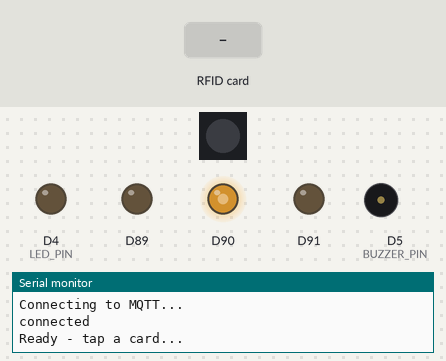
The sketch below on a simulated Arduino MKR. On the bench: 1 RGB LEDs in strip order, left to right, output pins drawn as LEDs (lit = HIGH), buzzer (waves = sounding), the last lines printed to the serial monitor. The inputs (shaded band) are chosen by the test bench. Dim RGB values are drawn brighter than linear; WiFi joins after 1.5 s; servers stay silent unless stated; no MQTT or app messages arrive unless stated.

Above: at 5.7 s.
5.8 s: RFID card 5E 7A 19 C4 held to the reader
At 7.7 s:
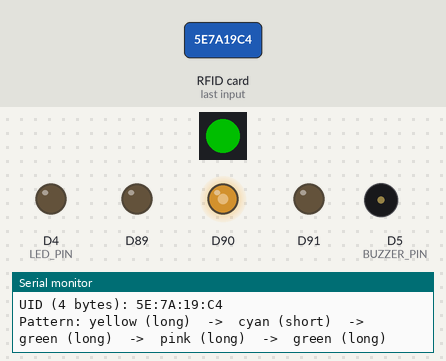
At 8.4 s:
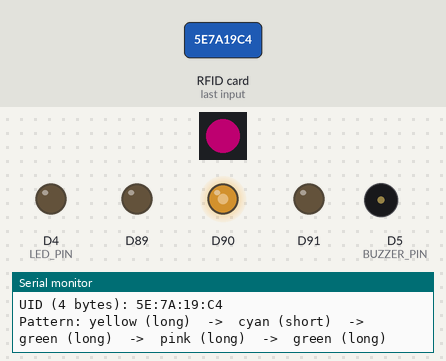
Timing chart, 0 to 10.8 s (numbered marks = the images above; inputs shaded):
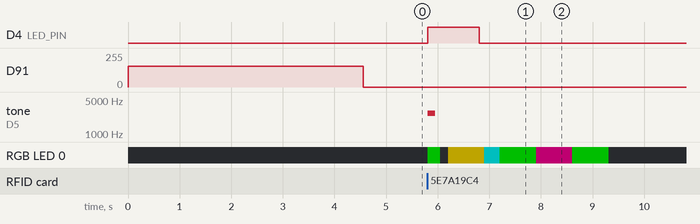

Measured:
- after the input at 5.8 s, D4 (LED_PIN): LOW → HIGH at once, → LOW 1.0 s later; tone on D5 (BUZZER_PIN): silent → 2700 Hz at once, → silent 0.15 s later; RGB LED 0: off → RGB(0, 80, 0) at once, → off 0.25 s later, → RGB(80, 69, 0) 0.15 s later, → RGB(0, 80, 80) 0.70 s later, … (8 changes in this stretch)

The sketch:

rfid_vespera.ino
```cpp
// RFID -> light pattern (NeoPixel + Vespera over MQTT)
// Arduino MKR WiFi 1010 + PN532 (I2C) + buzzer + green LED + NeoPixel LED
// Wi-Fi/MQTT parts based on the CASA0014 "mkr1010_mqtt_simple" sketch.
//
// Each tap:
//   1. beep + green LED on pin 4
//   2. NeoPixel flashes green quickly ("card read")
//   3. the card's unique colour pattern plays on the NeoPixel
//      (and on the Vespera too, if Wi-Fi + MQTT are connected)
//
// Works without Wi-Fi/MQTT: the reader, buzzer and LEDs keep working,
// and it quietly retries the connection in the background.
//
// Wiring:
//   PN532 (DIP 1 ON, 2 OFF = I2C): GND-GND, VCC-VCC, SDA-11, SCL-12
//   Buzzer:    + (or S) -> pin 5,  - -> GND
//   Green LED: pin 4 -> 220 ohm resistor -> long leg,  short leg -> GND
//   NeoPixel:  DIN -> pin 6,  5V -> 5V,  GND -> GND
//
// Libraries: Adafruit PN532, Adafruit NeoPixel, PubSubClient, WiFiNINA

#include <SPI.h>
#include <Wire.h>
#include <WiFiNINA.h>
#include <PubSubClient.h>
#include <Adafruit_PN532.h>
#include <Adafruit_NeoPixel.h>
#include <utility/wifi_drv.h>   // onboard RGB status LED
#include "arduino_secrets.h"

// ---------- Wi-Fi on/off ----------
// true  = try to connect to Wi-Fi + MQTT (on campus)
// false = skip Wi-Fi completely (at home) - starts instantly, no pauses
const bool WIFI_ENABLED = true;
const unsigned long WIFI_RETRY_MS = 60000;   // when offline, retry Wi-Fi every 60 s
const unsigned long MQTT_RETRY_MS = 10000;   // when Wi-Fi is up, retry MQTT every 10 s

// ---------- Wi-Fi / MQTT (same as the workshop sketch) ----------
const char* ssid          = SECRET_SSID;
const char* password      = SECRET_PASS;
const char* mqtt_username = SECRET_MQTTUSER;
const char* mqtt_password = SECRET_MQTTPASS;
const char* mqtt_server   = "mqtt.cetools.org";
const int   mqtt_port     = 1884;

WiFiClient wifiClient;
PubSubClient mqttClient(wifiClient);

String lightId    = "21";   // your Vespera number
String mqtt_topic = "student/CASA0014/luminaire/" + lightId;
String clientId   = "";

// Vespera: 72 LEDs x 3 bytes (R, G, B)
const int num_leds     = 72;
const int payload_size = num_leds * 3;
byte RGBpayload[payload_size];

unsigned long lastConnectAttempt = 0;

// ---------- Pins ----------
const uint8_t PN532_IRQ   = 2;   // placeholders, not wired
const uint8_t PN532_RESET = 3;
const uint8_t LED_PIN     = 4;   // plain green LED
const uint8_t BUZZER_PIN  = 5;
const uint8_t PIXEL_PIN   = 6;   // NeoPixel DIN

// ---------- NeoPixel settings ----------
const uint16_t NUM_PIXELS       = 1;    // change if your LED has more than one pixel
const uint8_t  PIXEL_BRIGHTNESS = 80;   // 0-255

Adafruit_NeoPixel pixels(NUM_PIXELS, PIXEL_PIN, NEO_GRB + NEO_KHZ800);

// ---------- Buzzer settings ----------
const bool     ACTIVE_BUZZER = false;  // true = active buzzer, false = passive
const uint16_t BUZZER_FREQ   = 2700;   // passive only: loudest frequency from the test
const uint16_t BEEP_MS       = 150;    // beep length in milliseconds

Adafruit_PN532 nfc(PN532_IRQ, PN532_RESET);

// ---------- Tap detection ----------
uint8_t lastUid[10];
uint8_t lastLen = 0;
unsigned long lastSeen = 0;
const unsigned long SAME_TAP_MS = 1500;   // card gone this long = new tap

// ---------- Green LED (pin 4) timing ----------
const unsigned long LED_ON_MS = 1000;
unsigned long ledOnSince = 0;
bool ledOn = false;

// ---------- Pattern settings ----------
struct Colour { const char* name; uint8_t r, g, b; };

const Colour PALETTE[] = {
  {"red",    255,   0,   0},
  {"orange", 255, 100,   0},
  {"yellow", 255, 220,   0},
  {"green",    0, 255,   0},
  {"cyan",     0, 255, 255},
  {"blue",     0,   0, 255},
  {"purple", 150,   0, 255},
  {"pink",   255,   0, 150},
};
const uint8_t PALETTE_SIZE = sizeof(PALETTE) / sizeof(PALETTE[0]);

const uint8_t  PATTERN_STEPS = 5;     // how many colours in a pattern
const uint16_t SHORT_MS = 300;        // short step length
const uint16_t LONG_MS  = 700;        // long step length

const uint16_t ACK_MS = 250;          // quick green "card read" flash on the NeoPixel
const uint16_t GAP_MS = 150;          // dark pause between the green flash and the pattern

struct Step {
  uint8_t  colour;   // index into PALETTE
  uint16_t ms;       // how long to show it
};

// ---------- Playback state ----------
// phase: 0 = idle, 1 = green flash, 2 = gap, 3 = playing pattern steps
Step pattern[PATTERN_STEPS];
uint8_t phase = 0;
uint8_t stepIndex = 0;
unsigned long phaseStarted = 0;

// =====================================================================

void setup() {
  Serial.begin(115200);
  while (!Serial && millis() < 3000) {}
  Serial.println(F("Starting RFID -> light pattern..."));

  pinMode(BUZZER_PIN, OUTPUT);
  digitalWrite(BUZZER_PIN, LOW);
  pinMode(LED_PIN, OUTPUT);
  digitalWrite(LED_PIN, LOW);

  pixels.begin();
  pixels.setBrightness(PIXEL_BRIGHTNESS);
  pixels.clear();
  pixels.show();

  // Onboard RGB status LED (blue = connecting, green = connected, red = offline)
  WiFiDrv::pinMode(25, OUTPUT);
  WiFiDrv::pinMode(26, OUTPUT);
  WiFiDrv::pinMode(27, OUTPUT);
  LedRed();

  // RFID reader
  nfc.begin();
  uint32_t versiondata = 0;
  for (int i = 0; i < 5 && !versiondata; i++) {
    versiondata = nfc.getFirmwareVersion();
    if (!versiondata) delay(200);
  }
  if (!versiondata) {
    Serial.println(F("PN532 not found - check wiring and DIP switches (1 ON, 2 OFF)"));
    while (true) {}
  }
  Serial.print(F("Found PN5"));
  Serial.println((versiondata >> 24) & 0xFF, HEX);
  nfc.SAMConfig();

  // MQTT setup (doesn't connect yet)
  byte mac[6];
  WiFi.macAddress(mac);
  char macStr[18];
  snprintf(macStr, sizeof(macStr), "%02X%02X%02X%02X%02X%02X",
           mac[5], mac[4], mac[3], mac[2], mac[1], mac[0]);
  clientId = "MKR1010_RFID_" + String(macStr);
  mqttClient.setServer(mqtt_server, mqtt_port);
  mqttClient.setBufferSize(512);
  mqttClient.setKeepAlive(30);

  if (WIFI_ENABLED) {
    Serial.print(F("Vespera topic: "));
    Serial.println(mqtt_topic);
    maintainConnection();          // first attempt
  } else {
    Serial.println(F("Wi-Fi disabled - running offline"));
  }

  Serial.println(F("Ready - tap a card..."));
}

void loop() {
  maintainConnection();
  if (mqttClient.connected()) mqttClient.loop();

  updateGreenLed();
  updatePlayback();

  // Ignore the reader while a pattern is playing
  if (phase != 0) return;

  uint8_t uid[10];
  uint8_t uidLength;

  // Short timeout so the loop keeps running
  if (!nfc.readPassiveTargetID(PN532_MIFARE_ISO14443A, uid, &uidLength, 100)) {
    return;   // no card this time
  }

  bool sameCard  = (uidLength == lastLen) && memcmp(uid, lastUid, uidLength) == 0;
  bool stillHeld = (millis() - lastSeen) < SAME_TAP_MS;
  lastSeen = millis();

  if (sameCard && stillHeld) {
    delay(100);
    return;   // same card still sitting on the reader - ignore
  }

  // ----- New tap -----
  memcpy(lastUid, uid, uidLength);
  lastLen = uidLength;

  greenOn();
  setPixels(0, 255, 0);     // quick green "card read" flash on the NeoPixel
  beep();

  printUid(uid, uidLength);
  makePattern(uid, uidLength, pattern);
  printPattern(pattern);

  phase = 1;
  phaseStarted = millis();
}

// =====================================================================
// Connection handling - never blocks the reader for long when offline

void maintainConnection() {
  if (!WIFI_ENABLED) return;
  if (WiFi.status() == WL_CONNECTED && mqttClient.connected()) return;

  bool wifiUp = (WiFi.status() == WL_CONNECTED);
  unsigned long wait = wifiUp ? MQTT_RETRY_MS : WIFI_RETRY_MS;
  if (lastConnectAttempt != 0 && millis() - lastConnectAttempt < wait) return;
  lastConnectAttempt = millis();

  if (!wifiUp) {
    startWifi();
  }
  if (WiFi.status() == WL_CONNECTED && !mqttClient.connected()) {
    reconnectMQTT();
  }
  if (!mqttClient.connected()) {
    Serial.println(F("Offline - reader still works, will retry later"));
  }
}

// =====================================================================
// Pattern generation

// Mix the UID bytes into one 32-bit number (FNV-1a hash)
uint32_t fnv1a(const uint8_t* data, uint8_t len) {
  uint32_t h = 2166136261UL;
  for (uint8_t i = 0; i < len; i++) {
    h ^= data[i];
    h *= 16777619UL;
  }
  return h;
}

// Simple repeatable random number generator (xorshift)
uint32_t nextRandom(uint32_t &state) {
  state ^= state << 13;
  state ^= state >> 17;
  state ^= state << 5;
  return state;
}

// Build the pattern for a card - same UID always gives the same pattern
void makePattern(const uint8_t* uid, uint8_t len, Step* out) {
  uint32_t state = fnv1a(uid, len);
  if (state == 0) state = 1;   // generator can't start at 0

  uint8_t prev = 255;
  for (uint8_t i = 0; i < PATTERN_STEPS; i++) {
    uint8_t c;
    do {
      c = nextRandom(state) % PALETTE_SIZE;
    } while (c == prev);       // never the same colour twice in a row
    prev = c;

    out[i].colour = c;
    out[i].ms = ((nextRandom(state) >> 16) & 1) ? LONG_MS : SHORT_MS;
  }
}

// =====================================================================
// Playback (non-blocking): green flash -> gap -> pattern steps -> off

void showStep(uint8_t i) {
  const Colour& c = PALETTE[pattern[i].colour];
  setPixels(c.r, c.g, c.b);
  send_colour_to_all(c.r, c.g, c.b);
  phaseStarted = millis();
}

void updatePlayback() {
  if (phase == 0) return;
  unsigned long elapsed = millis() - phaseStarted;

  if (phase == 1) {                       // green flash
    if (elapsed < ACK_MS) return;
    setPixels(0, 0, 0);
    phase = 2;
    phaseStarted = millis();
  } else if (phase == 2) {                // short dark gap
    if (elapsed < GAP_MS) return;
    phase = 3;
    stepIndex = 0;
    showStep(0);
  } else if (phase == 3) {                // pattern steps
    if (elapsed < pattern[stepIndex].ms) return;
    stepIndex++;
    if (stepIndex < PATTERN_STEPS) {
      showStep(stepIndex);
    } else {
      setPixels(0, 0, 0);
      send_all_off();
      phase = 0;
      lastSeen = millis();   // a card still on the reader won't retrigger straight away
      Serial.println(F("Pattern finished"));
    }
  }
}

// Set every pixel of the local NeoPixel LED to one colour
void setPixels(uint8_t r, uint8_t g, uint8_t b) {
  for (uint16_t i = 0; i < NUM_PIXELS; i++) {
    pixels.setPixelColor(i, pixels.Color(r, g, b));
  }
  pixels.show();
}

// Sets all 72 Vespera LEDs to (r, g, b) - silently skipped when offline
void send_colour_to_all(int r, int g, int b) {
  if (!mqttClient.connected()) return;
  for (int pixel = 0; pixel < num_leds; pixel++) {
    RGBpayload[pixel * 3 + 0] = (byte)constrain(r, 0, 255);
    RGBpayload[pixel * 3 + 1] = (byte)constrain(g, 0, 255);
    RGBpayload[pixel * 3 + 2] = (byte)constrain(b, 0, 255);
  }
  mqttClient.publish(mqtt_topic.c_str(), RGBpayload, payload_size);
}

// Turns all 72 Vespera LEDs off
void send_all_off() {
  send_colour_to_all(0, 0, 0);
}

// =====================================================================
// Buzzer, green LED, printing

void beep() {
  if (ACTIVE_BUZZER) {
    digitalWrite(BUZZER_PIN, HIGH);
    delay(BEEP_MS);
    digitalWrite(BUZZER_PIN, LOW);
  } else {
    tone(BUZZER_PIN, BUZZER_FREQ, BEEP_MS);
  }
}

void greenOn() {
  digitalWrite(LED_PIN, HIGH);
  ledOn = true;
  ledOnSince = millis();
}

void updateGreenLed() {
  if (ledOn && millis() - ledOnSince >= LED_ON_MS) {
    digitalWrite(LED_PIN, LOW);
    ledOn = false;
  }
}

void printUid(const uint8_t* uid, uint8_t len) {
  Serial.print(F("UID ("));
  Serial.print(len);
  Serial.print(F(" bytes): "));
  for (uint8_t i = 0; i < len; i++) {
    if (uid[i] < 0x10) Serial.print('0');
    Serial.print(uid[i], HEX);
    if (i < len - 1) Serial.print(':');
  }
  Serial.println();
}

void printPattern(const Step* p) {
  Serial.print(F("Pattern: "));
  for (uint8_t i = 0; i < PATTERN_STEPS; i++) {
    Serial.print(PALETTE[p[i].colour].name);
    Serial.print(p[i].ms == LONG_MS ? " (long)" : " (short)");
    if (i < PATTERN_STEPS - 1) Serial.print(F("  ->  "));
  }
  Serial.println();
}
```

RGBLED.ino
```cpp
void toggleRGB() {
  // Red
  WiFiDrv::analogWrite(25, 255);
  WiFiDrv::analogWrite(26, 0);
  WiFiDrv::analogWrite(27, 0);
  delay(1000);

  // Green
  WiFiDrv::analogWrite(25, 0);
  WiFiDrv::analogWrite(26, 255);
  WiFiDrv::analogWrite(27, 0);
  delay(1000);

  // Blue
  WiFiDrv::analogWrite(25, 0);
  WiFiDrv::analogWrite(26, 0);
  WiFiDrv::analogWrite(27, 255);
  delay(1000);

  // Off
  WiFiDrv::analogWrite(25, 0);
  WiFiDrv::analogWrite(26, 0);
  WiFiDrv::analogWrite(27, 0);
  delay(1000);
}

void LedRed() {
  WiFiDrv::analogWrite(25, 155);
  WiFiDrv::analogWrite(26, 0);
  WiFiDrv::analogWrite(27, 0);
}

void LedGreen() {
  WiFiDrv::analogWrite(25, 0);
  WiFiDrv::analogWrite(26, 155);
  WiFiDrv::analogWrite(27, 0);
}

void LedBlue() {
  WiFiDrv::analogWrite(25, 0);
  WiFiDrv::analogWrite(26, 0);
  WiFiDrv::analogWrite(27, 155);
}
```

connections.ino
```cpp
// Connect wifi and print setup info
void startWifi() {
  LedBlue(); // Show Blue LED when looking for wifi
  Serial.print(F("Connecting to WiFi: "));
  Serial.println(ssid);

  // Check if the WiFi module is present
  if (WiFi.status() == WL_NO_MODULE) {
    Serial.println(F("Communication with WiFi module failed!"));
    while (true)
      ;
  }

  // Attempt to connect to WiFi network (non-infinite loop to prevent lockup)
  int attempts = 0;
  while (WiFi.status() != WL_CONNECTED && attempts < 5) {
    WiFi.begin(ssid, password);
    Serial.print(F("."));
    delay(3000);
    attempts++;
  }

  if (WiFi.status() == WL_CONNECTED) {
    Serial.println(F("\nWiFi connected!"));
    Serial.print(F("IP address: "));
    Serial.println(WiFi.localIP());
    LedGreen(); // Green for connected
  } else {
    Serial.println(F("\nWiFi connection failed, will retry in loop."));
    LedRed();
  }
}

// Handle reconnects to MQTT broker
void reconnectMQTT() {
  LedBlue();
  wifiClient.stop(); // Clean stale socket state before reconnecting

  if (!mqttClient.connected()) {
    Serial.println(F("Connecting to MQTT..."));
    if (mqttClient.connect(clientId.c_str(), mqtt_username, mqtt_password)) {
      Serial.println(F("connected"));
      LedGreen();
      // NOTE: As a pure publisher, do NOT subscribe to mqtt_topic to avoid echo traffic doubling
    } else {
      Serial.print(F("failed, rc="));
      Serial.print(mqttClient.state());
      Serial.println(F(" try again in 5 seconds"));
      LedRed();
      delay(5000);
    }
  }
}
```
